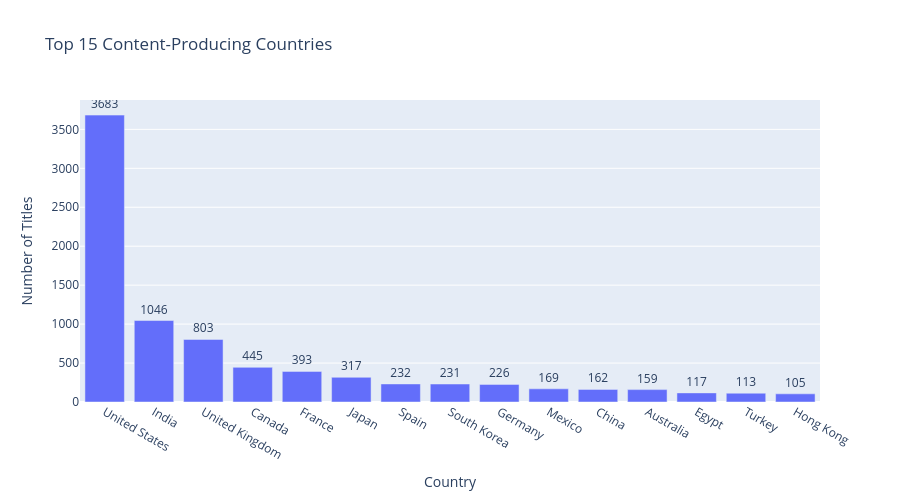

Notebook source saved alongside this figure:
### Code cell
#Top content producing countries
top_countries = (
    df_countries_split[df_countries_split['country'] != 'Not Specified']
    .groupby('country')['show_id'].nunique()
    .sort_values(ascending=False)
    .head(15)
    .reset_index()
)
top_countries.columns = ['Country', 'TitleCount']

fig = px.bar(top_countries, x='Country', y='TitleCount', text='TitleCount',
             title='Top 15 Content-Producing Countries')
fig.update_traces(textposition='outside')
fig.update_layout(xaxis_title='Country', yaxis_title='Number of Titles', height=500)
fig.show()

### Figure 1 — Plotly figure (JSON) as saved in the notebook; plotly's stock layout.template omitted (floating-point values rounded to 4 significant figures)
{"data": [{"hovertemplate": "Country=%{x}<br>TitleCount=%{text}<extra></extra>", "legendgroup": "", "marker": {"color": "#636efa", "pattern": {"shape": ""}}, "name": "", "orientation": "v", "showlegend": false, "text": [3683.0, 1046.0, 803.0, 445.0, 393.0, 317.0, 232.0, 231.0, 226.0, 169.0, 162.0, 159.0, 117.0, 113.0, 105.0], "textposition": "outside", "type": "bar", "x": ["United States", "India", "United Kingdom", "Canada", "France", "Japan", "Spain", "South Korea", "Germany", "Mexico", "China", "Australia", "Egypt", "Turkey", "Hong Kong"], "xaxis": "x", "y": [3683, 1046, 803, 445, 393, 317, 232, 231, 226, 169, 162, 159, 117, 113, 105], "yaxis": "y"}], "layout": {"barmode": "relative", "height": 500, "legend": {"tracegroupgap": 0}, "title": {"text": "Top 15 Content-Producing Countries"}, "xaxis": {"anchor": "y", "domain": [0, 1], "title": {"text": "Country"}}, "yaxis": {"anchor": "x", "domain": [0, 1], "title": {"text": "Number of Titles"}}}}
